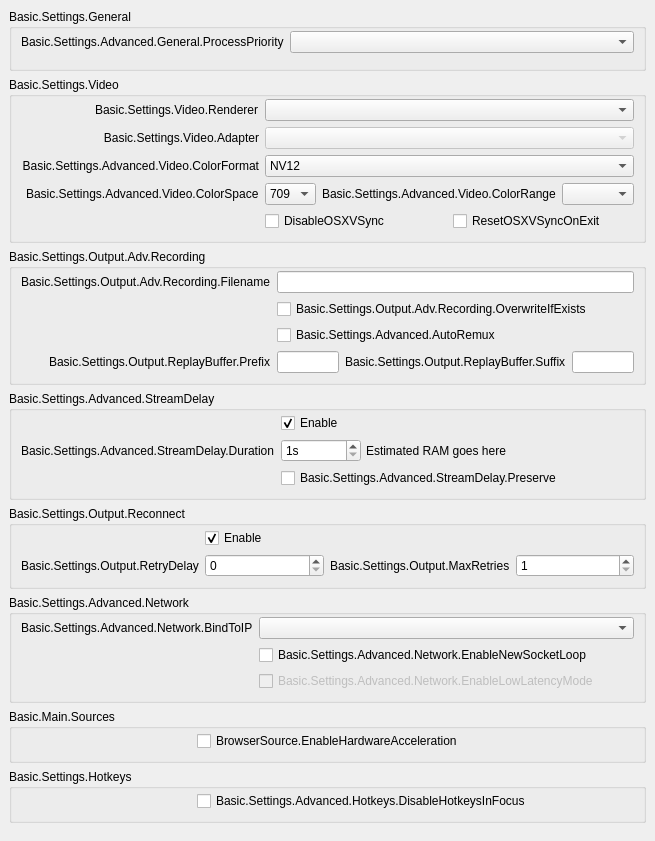
           <widget class="QWidget" name="scrollAreaWidgetContents">
            <property name="geometry">
             <rect>
              <x>0</x>
              <y>0</y>
              <width>596</width>
              <height>755</height>
             </rect>
            </property>
            <layout class="QVBoxLayout" name="verticalLayout_23">
             <property name="leftMargin">
              <number>0</number>
             </property>
             <property name="topMargin">
              <number>0</number>
             </property>
             <property name="rightMargin">
              <number>0</number>
             </property>
             <property name="bottomMargin">
              <number>9</number>
             </property>
             <item>
              <widget class="QWidget" name="widget_11" native="true">
               <layout class="QVBoxLayout" name="verticalLayout_24">
                <item>
                 <widget class="QGroupBox" name="advancedGeneralGroupBox">
                  <property name="title">
                   <string>Basic.Settings.General</string>
                  </property>
                  <layout class="QFormLayout" name="formLayout_22">
                   <property name="fieldGrowthPolicy">
                    <enum>QFormLayout::AllNonFixedFieldsGrow</enum>
                   </property>
                   <property name="labelAlignment">
                    <set>Qt::AlignRight|Qt::AlignTrailing|Qt::AlignVCenter</set>
                   </property>
                   <property name="topMargin">
                    <number>2</number>
                   </property>
                   <item row="0" column="0">
                    <widget class="QLabel" name="processPriorityLabel">
                     <property name="text">
                      <string>Basic.Settings.Advanced.General.ProcessPriority</string>
                     </property>
                     <property name="buddy">
                      <cstring>processPriority</cstring>
                     </property>
                    </widget>
                   </item>
                   <item row="0" column="1">
                    <widget class="QComboBox" name="processPriority"/>
                   </item>
                   <item row="1" column="0">
                    <spacer name="horizontalSpacer_13">
                     <property name="orientation">
                      <enum>Qt::Horizontal</enum>
                     </property>
                     <property name="sizeHint" stdset="0">
                      <size>
                       <width>170</width>
                       <height>0</height>
                      </size>
                     </property>
                    </spacer>
                   </item>
                  </layout>
                 </widget>
                </item>
                <item>
                 <widget class="QGroupBox" name="advancedVideoContainer">
                  <property name="title">
                   <string>Basic.Settings.Video</string>
                  </property>
                  <layout class="QFormLayout" name="formLayout_14">
                   <property name="fieldGrowthPolicy">
                    <enum>QFormLayout::AllNonFixedFieldsGrow</enum>
                   </property>
                   <property name="labelAlignment">
                    <set>Qt::AlignRight|Qt::AlignTrailing|Qt::AlignVCenter</set>
                   </property>
                   <property name="topMargin">
                    <number>2</number>
                   </property>
                   <item row="0" column="0">
                    <widget class="QLabel" name="rendererLabel">
                     <property name="text">
                      <string>Basic.Settings.Video.Renderer</string>
                     </property>
                     <property name="buddy">
                      <cstring>renderer</cstring>
                     </property>
                    </widget>
                   </item>
                   <item row="0" column="1">
                    <widget class="QComboBox" name="renderer">
                     <property name="currentText">
                      <string notr="true"/>
                     </property>
                    </widget>
                   </item>
                   <item row="1" column="0">
                    <widget class="QLabel" name="adapterLabel">
                     <property name="text">
                      <string>Basic.Settings.Video.Adapter</string>
                     </property>
                     <property name="alignment">
                      <set>Qt::AlignRight|Qt::AlignTrailing|Qt::AlignVCenter</set>
                     </property>
                     <property name="buddy">
                      <cstring>adapter</cstring>
                     </property>
                    </widget>
                   </item>
                   <item row="1" column="1">
                    <widget class="QComboBox" name="adapter">
                     <property name="enabled">
                      <bool>false</bool>
                     </property>
                     <property name="currentText">
                      <string notr="true"/>
                     </property>
                    </widget>
                   </item>
                   <item row="2" column="0">
                    <widget class="QLabel" name="label_30">
                     <property name="minimumSize">
                      <size>
                       <width>0</width>
                       <height>0</height>
                      </size>
                     </property>
                     <property name="text">
                      <string>Basic.Settings.Advanced.Video.ColorFormat</string>
                     </property>
                     <property name="alignment">
                      <set>Qt::AlignRight|Qt::AlignTrailing|Qt::AlignVCenter</set>
                     </property>
                     <property name="buddy">
                      <cstring>colorFormat</cstring>
                     </property>
                    </widget>
                   </item>
                   <item row="2" column="1">
                    <widget class="QComboBox" name="colorFormat">
                     <item>
                      <property name="text">
                       <string notr="true">NV12</string>
                      </property>
                     </item>
                     <item>
                      <property name="text">
                       <string notr="true">I420</string>
                      </property>
                     </item>
                     <item>
                      <property name="text">
                       <string>I444</string>
                      </property>
                     </item>
                     <item>
                      <property name="text">
                       <string notr="true">RGB</string>
                      </property>
                     </item>
                    </widget>
                   </item>
                   <item row="4" column="1">
                    <layout class="QHBoxLayout" name="horizontalLayout_18">
                     <property name="leftMargin">
                      <number>0</number>
                     </property>
                     <property name="topMargin">
                      <number>0</number>
                     </property>
                     <property name="rightMargin">
                      <number>0</number>
                     </property>
                     <property name="bottomMargin">
                      <number>0</number>
                     </property>
                     <item>
                      <widget class="QCheckBox" name="disableOSXVSync">
                       <property name="text">
                        <string>DisableOSXVSync</string>
                       </property>
                      </widget>
                     </item>
                     <item>
                      <widget class="QCheckBox" name="resetOSXVSync">
                       <property name="text">
                        <string>ResetOSXVSyncOnExit</string>
                       </property>
                      </widget>
                     </item>
                    </layout>
                   </item>
                   <item row="3" column="1">
                    <layout class="QHBoxLayout" name="horizontalLayout_20">
                     <property name="leftMargin">
                      <number>0</number>
                     </property>
                     <property name="topMargin">
                      <number>0</number>
                     </property>
                     <property name="rightMargin">
                      <number>0</number>
                     </property>
                     <property name="bottomMargin">
                      <number>0</number>
                     </property>
                     <item>
                      <widget class="QComboBox" name="colorSpace">
                       <item>
                        <property name="text">
                         <string notr="true">709</string>
                        </property>
                       </item>
                       <item>
                        <property name="text">
                         <string notr="true">601</string>
                        </property>
                       </item>
                      </widget>
                     </item>
                     <item>
                      <widget class="QLabel" name="label_34">
                       <property name="sizePolicy">
                        <sizepolicy hsizetype="Maximum" vsizetype="Preferred">
                         <horstretch>0</horstretch>
                         <verstretch>0</verstretch>
                        </sizepolicy>
                       </property>
                       <property name="text">
                        <string>Basic.Settings.Advanced.Video.ColorRange</string>
                       </property>
                       <property name="buddy">
                        <cstring>colorRange</cstring>
                       </property>
                      </widget>
                     </item>
                     <item>
                      <widget class="QComboBox" name="colorRange"/>
                     </item>
                    </layout>
                   </item>
                   <item row="3" column="0">
                    <widget class="QLabel" name="label_33">
                     <property name="text">
                      <string>Basic.Settings.Advanced.Video.ColorSpace</string>
                     </property>
                     <property name="buddy">
                      <cstring>colorSpace</cstring>
                     </property>
                    </widget>
                   </item>
                   <item row="4" column="0">
                    <spacer name="horizontalSpacer_12">
                     <property name="orientation">
                      <enum>Qt::Horizontal</enum>
                     </property>
                     <property name="sizeHint" stdset="0">
                      <size>
                       <width>170</width>
                       <height>20</height>
                      </size>
                     </property>
                    </spacer>
                   </item>
                  </layout>
                 </widget>
                </item>
                <item>
                 <widget class="QGroupBox" name="groupBox_6">
                  <property name="title">
                   <string>Basic.Settings.Output.Adv.Recording</string>
                  </property>
                  <layout class="QFormLayout" name="formLayout_17">
                   <property name="fieldGrowthPolicy">
                    <enum>QFormLayout::AllNonFixedFieldsGrow</enum>
                   </property>
                   <property name="labelAlignment">
                    <set>Qt::AlignRight|Qt::AlignTrailing|Qt::AlignVCenter</set>
                   </property>
                   <property name="topMargin">
                    <number>2</number>
                   </property>
                   <item row="0" column="0">
                    <widget class="QLabel" name="label_7">
                     <property name="text">
                      <string>Basic.Settings.Output.Adv.Recording.Filename</string>
                     </property>
                     <property name="buddy">
                      <cstring>filenameFormatting</cstring>
                     </property>
                    </widget>
                   </item>
                   <item row="0" column="1">
                    <widget class="QLineEdit" name="filenameFormatting"/>
                   </item>
                   <item row="1" column="1">
                    <widget class="QCheckBox" name="overwriteIfExists">
                     <property name="text">
                      <string>Basic.Settings.Output.Adv.Recording.OverwriteIfExists</string>
                     </property>
                    </widget>
                   </item>
                   <item row="3" column="1">
                    <layout class="QHBoxLayout" name="horizontalLayout_14">
                     <property name="leftMargin">
                      <number>0</number>
                     </property>
                     <property name="topMargin">
                      <number>0</number>
                     </property>
                     <property name="rightMargin">
                      <number>0</number>
                     </property>
                     <property name="bottomMargin">
                      <number>0</number>
                     </property>
                     <item>
                      <widget class="QLineEdit" name="simpleRBPrefix"/>
                     </item>
                     <item>
                      <widget class="QLabel" name="label_58">
                       <property name="text">
                        <string>Basic.Settings.Output.ReplayBuffer.Suffix</string>
                       </property>
                       <property name="buddy">
                        <cstring>simpleRBSuffix</cstring>
                       </property>
                      </widget>
                     </item>
                     <item>
                      <widget class="QLineEdit" name="simpleRBSuffix"/>
                     </item>
                    </layout>
                   </item>
                   <item row="3" column="0">
                    <widget class="QLabel" name="label_57">
                     <property name="text">
                      <string>Basic.Settings.Output.ReplayBuffer.Prefix</string>
                     </property>
                     <property name="buddy">
                      <cstring>simpleRBPrefix</cstring>
                     </property>
                    </widget>
                   </item>
                   <item row="1" column="0">
                    <spacer name="horizontalSpacer_10">
                     <property name="orientation">
                      <enum>Qt::Horizontal</enum>
                     </property>
                     <property name="sizeHint" stdset="0">
                      <size>
                       <width>170</width>
                       <height>20</height>
                      </size>
                     </property>
                    </spacer>
                   </item>
                   <item row="2" column="1">
                    <widget class="QCheckBox" name="autoRemux">
                     <property name="text">
                      <string>Basic.Settings.Advanced.AutoRemux</string>
                     </property>
                    </widget>
                   </item>
                   <item row="2" column="0">
                    <spacer name="horizontalSpacer_16">
                     <property name="orientation">
                      <enum>Qt::Horizontal</enum>
                     </property>
                     <property name="sizeHint" stdset="0">
                      <size>
                       <width>40</width>
                       <height>20</height>
                      </size>
                     </property>
                    </spacer>
                   </item>
                  </layout>
                 </widget>
                </item>
                <item>
                 <widget class="QGroupBox" name="groupBox_5">
                  <property name="title">
                   <string>Basic.Settings.Advanced.StreamDelay</string>
                  </property>
                  <layout class="QFormLayout" name="formLayout_18">
                   <property name="fieldGrowthPolicy">
                    <enum>QFormLayout::AllNonFixedFieldsGrow</enum>
                   </property>
                   <property name="labelAlignment">
                    <set>Qt::AlignRight|Qt::AlignTrailing|Qt::AlignVCenter</set>
                   </property>
                   <property name="topMargin">
                    <number>2</number>
                   </property>
                   <item row="1" column="0">
                    <widget class="QLabel" name="label_56">
                     <property name="text">
                      <string>Basic.Settings.Advanced.StreamDelay.Duration</string>
                     </property>
                     <property name="buddy">
                      <cstring>streamDelaySec</cstring>
                     </property>
                    </widget>
                   </item>
                   <item row="1" column="1">
                    <widget class="QWidget" name="widget_12" native="true">
                     <property name="enabled">
                      <bool>true</bool>
                     </property>
                     <layout class="QHBoxLayout" name="horizontalLayout_13">
                      <property name="spacing">
                       <number>5</number>
                      </property>
                      <property name="leftMargin">
                       <number>0</number>
                      </property>
                      <property name="topMargin">
                       <number>0</number>
                      </property>
                      <property name="rightMargin">
                       <number>0</number>
                      </property>
                      <property name="bottomMargin">
                       <number>0</number>
                      </property>
                      <item>
                       <widget class="QSpinBox" name="streamDelaySec">
                        <property name="enabled">
                         <bool>true</bool>
                        </property>
                        <property name="sizePolicy">
                         <sizepolicy hsizetype="Maximum" vsizetype="Fixed">
                          <horstretch>0</horstretch>
                          <verstretch>0</verstretch>
                         </sizepolicy>
                        </property>
                        <property name="minimumSize">
                         <size>
                          <width>80</width>
                          <height>0</height>
                         </size>
                        </property>
                        <property name="suffix">
                         <string notr="true">s</string>
                        </property>
                        <property name="minimum">
                         <number>1</number>
                        </property>
                        <property name="maximum">
                         <number>1800</number>
                        </property>
                       </widget>
                      </item>
                      <item>
                       <widget class="QLabel" name="streamDelayInfo">
                        <property name="text">
                         <string notr="true">Estimated RAM goes here</string>
                        </property>
                       </widget>
                      </item>
                     </layout>
                    </widget>
                   </item>
                   <item row="2" column="1">
                    <widget class="QCheckBox" name="streamDelayPreserve">
                     <property name="text">
                      <string>Basic.Settings.Advanced.StreamDelay.Preserve</string>
                     </property>
                    </widget>
                   </item>
                   <item row="0" column="1">
                    <widget class="QCheckBox" name="streamDelayEnable">
                     <property name="text">
                      <string>Enable</string>
                     </property>
                     <property name="checked">
                      <bool>true</bool>
                     </property>
                    </widget>
                   </item>
                   <item row="2" column="0">
                    <spacer name="horizontalSpacer_9">
                     <property name="orientation">
                      <enum>Qt::Horizontal</enum>
                     </property>
                     <property name="sizeHint" stdset="0">
                      <size>
                       <width>170</width>
                       <height>20</height>
                      </size>
                     </property>
                    </spacer>
                   </item>
                  </layout>
                 </widget>
                </item>
                <item>
                 <widget class="QGroupBox" name="groupBox_7">
                  <property name="title">
                   <string>Basic.Settings.Output.Reconnect</string>
                  </property>
                  <layout class="QFormLayout" name="formLayout_19">
                   <property name="fieldGrowthPolicy">
                    <enum>QFormLayout::AllNonFixedFieldsGrow</enum>
                   </property>
                   <property name="labelAlignment">
                    <set>Qt::AlignRight|Qt::AlignTrailing|Qt::AlignVCenter</set>
                   </property>
                   <property name="topMargin">
                    <number>2</number>
                   </property>
                   <item row="0" column="1">
                    <widget class="QCheckBox" name="reconnectEnable">
                     <property name="text">
                      <string>Enable</string>
                     </property>
                     <property name="checked">
                      <bool>true</bool>
                     </property>
                    </widget>
                   </item>
                   <item row="1" column="1">
                    <layout class="QHBoxLayout" name="horizontalLayout_19">
                     <property name="leftMargin">
                      <number>0</number>
                     </property>
                     <property name="topMargin">
                      <number>0</number>
                     </property>
                     <property name="rightMargin">
                      <number>0</number>
                     </property>
                     <property name="bottomMargin">
                      <number>0</number>
                     </property>
                     <item>
                      <widget class="QSpinBox" name="reconnectRetryDelay">
                       <property name="maximum">
                        <number>30</number>
                       </property>
                      </widget>
                     </item>
                     <item>
                      <widget class="QLabel" name="label_22">
                       <property name="sizePolicy">
                        <sizepolicy hsizetype="Maximum" vsizetype="Preferred">
                         <horstretch>0</horstretch>
                         <verstretch>0</verstretch>
                        </sizepolicy>
                       </property>
                       <property name="text">
                        <string>Basic.Settings.Output.MaxRetries</string>
                       </property>
                       <property name="buddy">
                        <cstring>reconnectMaxRetries</cstring>
                       </property>
                      </widget>
                     </item>
                     <item>
                      <widget class="QSpinBox" name="reconnectMaxRetries">
                       <property name="minimum">
                        <number>1</number>
                       </property>
                       <property name="maximum">
                        <number>10000</number>
                       </property>
                      </widget>
                     </item>
                    </layout>
                   </item>
                   <item row="1" column="0">
                    <widget class="QLabel" name="label_17">
                     <property name="text">
                      <string>Basic.Settings.Output.RetryDelay</string>
                     </property>
                     <property name="buddy">
                      <cstring>reconnectRetryDelay</cstring>
                     </property>
                    </widget>
                   </item>
                   <item row="0" column="0">
                    <spacer name="horizontalSpacer_8">
                     <property name="orientation">
                      <enum>Qt::Horizontal</enum>
                     </property>
                     <property name="sizeHint" stdset="0">
                      <size>
                       <width>170</width>
                       <height>20</height>
                      </size>
                     </property>
                    </spacer>
                   </item>
                  </layout>
                 </widget>
                </item>
                <item>
                 <widget class="QGroupBox" name="advNetworkGroupBox">
                  <property name="title">
                   <string>Basic.Settings.Advanced.Network</string>
                  </property>
                  <layout class="QFormLayout" name="formLayout_23">
                   <property name="fieldGrowthPolicy">
                    <enum>QFormLayout::AllNonFixedFieldsGrow</enum>
                   </property>
                   <property name="labelAlignment">
                    <set>Qt::AlignRight|Qt::AlignTrailing|Qt::AlignVCenter</set>
                   </property>
                   <property name="topMargin">
                    <number>2</number>
                   </property>
                   <item row="0" column="0">
                    <widget class="QLabel" name="label_27">
                     <property name="text">
                      <string>Basic.Settings.Advanced.Network.BindToIP</string>
                     </property>
                     <property name="buddy">
                      <cstring>bindToIP</cstring>
                     </property>
                    </widget>
                   </item>
                   <item row="0" column="1">
                    <widget class="QComboBox" name="bindToIP"/>
                   </item>
                   <item row="1" column="1">
                    <widget class="QCheckBox" name="enableNewSocketLoop">
                     <property name="text">
                      <string>Basic.Settings.Advanced.Network.EnableNewSocketLoop</string>
                     </property>
                    </widget>
                   </item>
                   <item row="2" column="1">
                    <widget class="QCheckBox" name="enableLowLatencyMode">
                     <property name="enabled">
                      <bool>false</bool>
                     </property>
                     <property name="text">
                      <string>Basic.Settings.Advanced.Network.EnableLowLatencyMode</string>
                     </property>
                    </widget>
                   </item>
                   <item row="1" column="0">
                    <spacer name="horizontalSpacer_7">
                     <property name="orientation">
                      <enum>Qt::Horizontal</enum>
                     </property>
                     <property name="sizeHint" stdset="0">
                      <size>
                       <width>170</width>
                       <height>20</height>
                      </size>
                     </property>
                    </spacer>
                   </item>
                  </layout>
                 </widget>
                </item>
                <item>
                 <widget class="QGroupBox" name="sourcesGroup">
                  <property name="title">
                   <string>Basic.Main.Sources</string>
                  </property>
                  <layout class="QFormLayout" name="formLayout_34">
                   <property name="topMargin">
                    <number>2</number>
                   </property>
                   <item row="0" column="0">
                    <spacer name="horizontalSpacer_15">
                     <property name="orientation">
                      <enum>Qt::Horizontal</enum>
                     </property>
                     <property name="sizeHint" stdset="0">
                      <size>
                       <width>170</width>
                       <height>20</height>
                      </size>
                     </property>
                    </spacer>
                   </item>
                   <item row="0" column="1">
                    <widget class="QCheckBox" name="browserHWAccel">
                     <property name="text">
                      <string>BrowserSource.EnableHardwareAcceleration</string>
                     </property>
                    </widget>
                   </item>
                  </layout>
                 </widget>
                </item>
                <item>
                 <widget class="QGroupBox" name="groupBox_17">
                  <property name="title">
                   <string>Basic.Settings.Hotkeys</string>
                  </property>
                  <layout class="QFormLayout" name="formLayout_33">
                   <property name="topMargin">
                    <number>2</number>
                   </property>
                   <item row="0" column="1">
                    <widget class="QCheckBox" name="disableFocusHotkeys">
                     <property name="text">
                      <string>Basic.Settings.Advanced.Hotkeys.DisableHotkeysInFocus</string>
                     </property>
                    </widget>
                   </item>
                   <item row="0" column="0">
                    <spacer name="horizontalSpacer_14">
                     <property name="orientation">
                      <enum>Qt::Horizontal</enum>
                     </property>
                     <property name="sizeHint" stdset="0">
                      <size>
                       <width>170</width>
                       <height>20</height>
                      </size>
                     </property>
                    </spacer>
                   </item>
                  </layout>
                 </widget>
                </item>
               </layout>
              </widget>
             </item>
            </layout>
           </widget>
